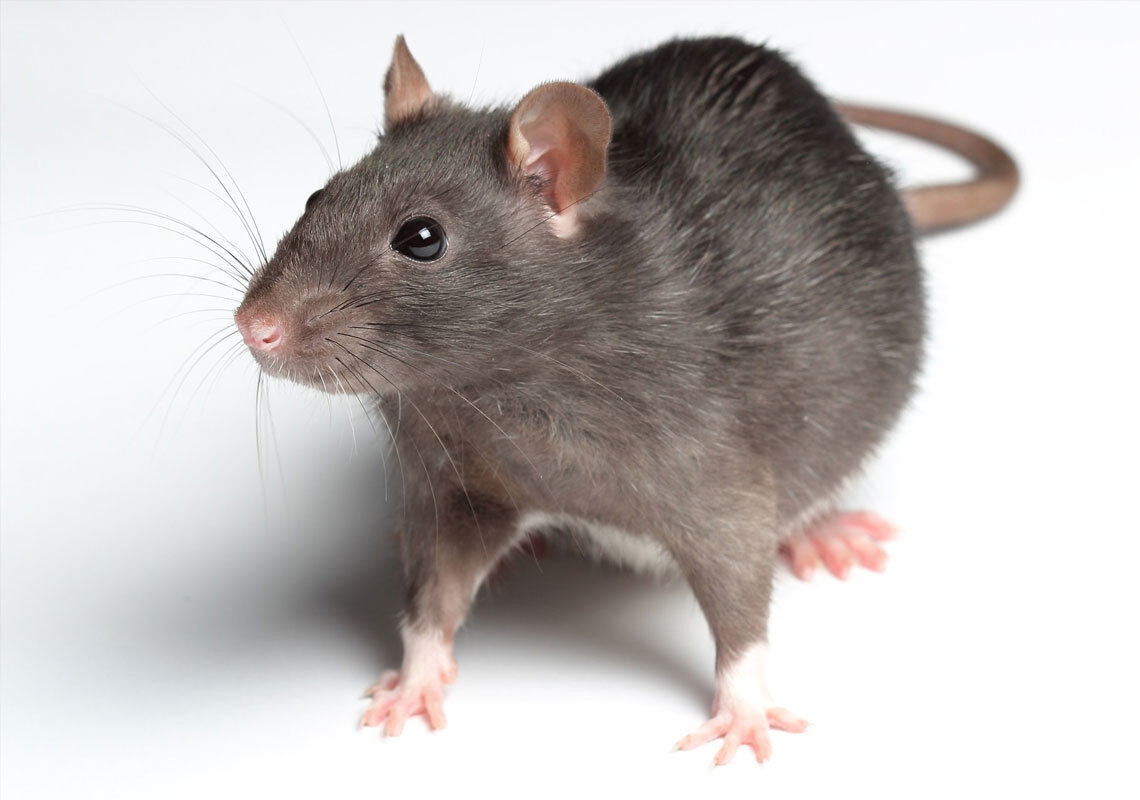
#> input picture Assignment_26/Death/mr_mouse.jpg, 1140 x 800 px, found by its file name
$ python death_symbol.py
#> lines starting #> are read from the running program, lines starting #| are printed output that depends on the picture; after the words box and inside, x2 and y2 are one past the last pixel; in counts of white or black regions, pixels touching at a corner belong together
import cv2

image = cv2.imread("session 26_1\Death\mr_mouse.jpg")
#> image is the input picture: shape (800, 1140, 3); mean B, G, R 189.4, 191.1, 196

height , width = image.shape[:2]
#> height = 800; width = 1140

thickness = int(min(width,height) * 0.05)
#> thickness = 40

start_point = (250,0)
end_point = (0,250)

cv2.line(image , start_point, end_point, (0,0,0) , thickness)
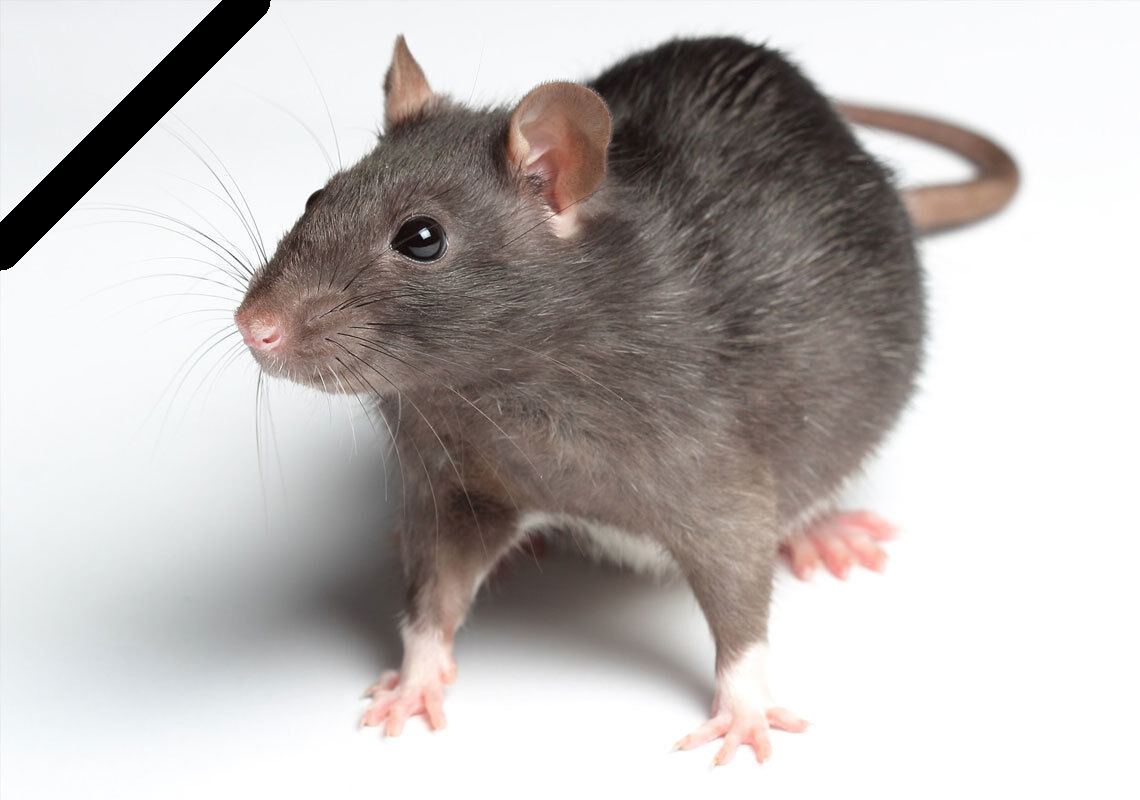
#> image: shape (800, 1140, 3); 1.56% of pixels changed, all inside (x1, y1, x2, y2) = (0, 0, 271, 271)

cv2.imshow("Dead mouse" , image)
cv2.imwrite("Death.jpg" , image)

cv2.waitKey()
